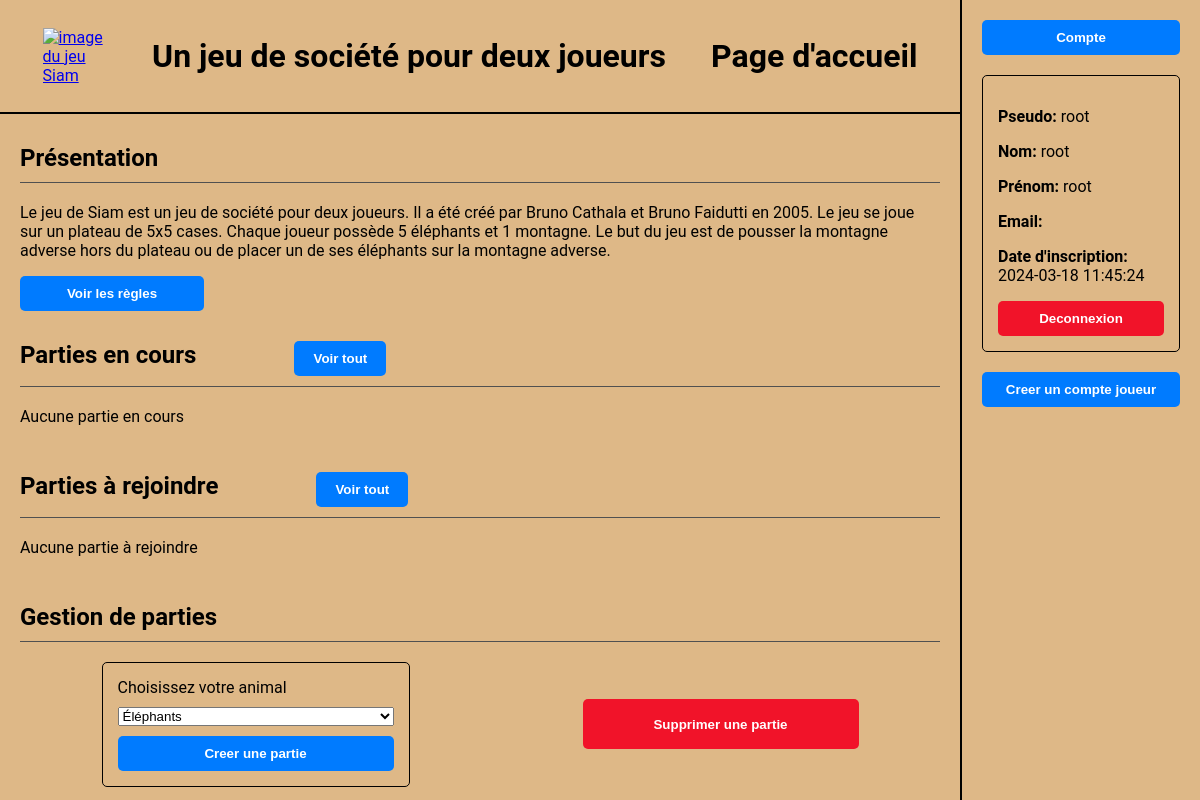
The page /pages/home_page.php (signed in) on the database as committed earlier.
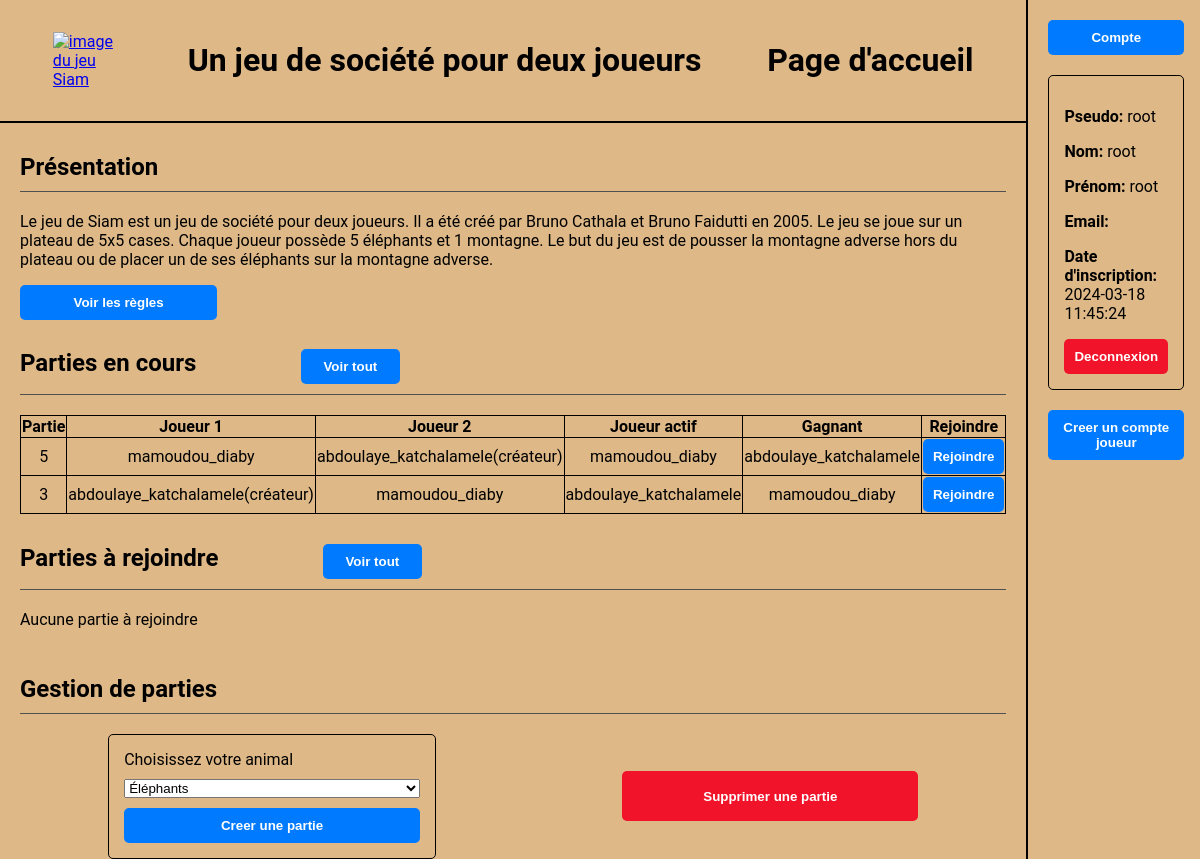
The same page on the database as committed later.
### tables this page shows
CREATE TABLE Game (
  game_ID INTEGER PRIMARY KEY AUTOINCREMENT,
  board TEXT,
  last_move TEXT,
  player1 TEXT,
  player2 TEXT,
  winner TEXT,
  active_player TEXT,
  launcher TEXT,
  launch_date DATE,
  FOREIGN KEY (player1) REFERENCES User(username),
  FOREIGN KEY (player2) REFERENCES User(username),
  FOREIGN KEY (winner) REFERENCES User(username),
  FOREIGN KEY (active_player) REFERENCES User(username),
  FOREIGN KEY (launcher) REFERENCES User(username)
);

### pages/home_page.php (the view, shortened to what this page needs)
<?php
if (isset($_SESSION['username'])) {
  try {
    $db = new PDO('sqlite:../datas/data_base.db');
  } catch (PDOException $e) {
    echo "Échec de la connexion", $e->getMessage();
    $db = null;
    exit();
  }
  $query = "SELECT * FROM Game WHERE player1 IS NULL OR player2 IS NULL ORDER BY launch_date DESC LIMIT 5";
  $stmt = $db->query($query);
  $join_results = $stmt->fetchAll(PDO::FETCH_ASSOC);
  if ($_SESSION['is_admin'] == 1) {
    $query = "SELECT * FROM Game ORDER BY launch_date DESC LIMIT 5";
    $stmt = $db->prepare($query);
  } else {
    $query = "SELECT * FROM Game WHERE player1=:username OR player2=:username ORDER BY launch_date DESC LIMIT 5";
    $stmt = $db->prepare($query);
    $stmt->bindValue(':username', $_SESSION['username'], PDO::PARAM_STR);
  }
  $stmt->execute();
  $play_results = $stmt->fetchAll(PDO::FETCH_ASSOC);
} else {
  header('Location: login_page.php');
  exit();
}
?>
<!DOCTYPE html>
<html lang="fr">
<head>
  <link rel="stylesheet" href="../styles/style2.css">
</head>
<body>
  <header>
    <a href="home_page.php"><img src="../images/siam.jpeg" alt="image du jeu Siam"></a>
    <h1>Un jeu de société pour deux joueurs</h1>
    <h1>Page d'accueil</h1>
  </header>
  <section>
    <div>
      <h2>Présentation</h2>
      <p>Le jeu de Siam est un jeu de société pour deux joueurs. Il a été créé par Bruno Cathala et Bruno Faidutti en 2005. Le jeu se joue sur un plateau de 5x5 cases. Chaque joueur possède 5 éléphants et 1 montagne. Le but du jeu est de pousser la montagne adverse hors du plateau ou de placer un de ses éléphants sur la montagne adverse.</p>
      <button id="rules" onclick="window.location.href='rules_page.php'">Voir les règles</button>
    </div>
    <div>
      <h2>
        Parties en cours
        <button class="small_buttons" onclick="window.location.href='in_progress_games_page.php'">Voir tout</button>
      </h2>
      <?php
      if (empty($play_results)) {
        echo "<p>Aucune partie en cours</p>";
      } else {
        echo "<table>";
        echo "<tr><th>Partie</th><th>Joueur 1</th><th>Joueur 2</th><th>Joueur actif</th><th>Gagnant</th><th>Rejoindre</th></tr>";
        foreach ($play_results as $row) {
          echo "<tr>";
          echo "<td>{$row['game_ID']}</td>";
          echo "<td>{$row['player1']}" . (($row['player1'] === $row['launcher']) ? "(créateur)" : "") . "</td>";
          echo "<td>{$row['player2']}" . (($row['player2'] === $row['launcher']) ? "(créateur)" : "") . "</td>";
          echo "<td>{$row['active_player']}</td>";
          echo "<td>{$row['winner']}</td>";
          echo "<td><button onclick=\"window.location.href='game_page.php?id={$row['game_ID']}'\">Rejoindre</button></td>";
          echo "</tr>";
        }
        echo "</table>";
      }
      ?>
    </div>
    <div>
      <h2>
        Parties à rejoindre
        <button class="small_buttons" onclick="window.location.href='waiting_games_page.php'">Voir tout</button>
      </h2>
      <?php
      if (empty($join_results)) {
        echo "<p>Aucune partie à rejoindre</p>";
      }
      ?>
    </div>
    <div>
      <h2>Gestion de parties</h2>
      <div id="forms">
        <form method="post" action="../api/create_game_api.php" class="form">
          <label for="player">Choisissez votre animal</label>
          <select name="player">
            <option value="1">Éléphants</option>
          </select>
          <button type="submit">Creer une partie</button>
        </form>
        <?php if ($_SESSION['is_admin']) {
          echo "<button class='red_buttons' onclick='window.location.href=\"delete_games_page.php\"'>Supprimer une partie</button>";
        } ?>
      </div>
    </div>
  </section>
  <aside>
    <button onclick="window.location.href='account_page.php'">Compte</button>
    <div>
      <?php
      echo "<p><strong>Pseudo:</strong> {$_SESSION['username']}</p>";
      echo "<p><strong>Nom:</strong> {$_SESSION['last_name']}</p>";
      echo "<p><strong>Prénom:</strong> {$_SESSION['first_name']}</p>";
      echo "<p><strong>Email:</strong> {$_SESSION['email']}</p>";
      echo "<p><strong>Date d'inscription:</strong> {$_SESSION['registration_date']}</p>";
      ?>
      <button class='red_buttons' onclick="window.location.href='../api/logout_api.php'">Deconnexion</button>
    </div>
    <?php
    if ($_SESSION['is_admin']) {
      echo "<button onclick=\"window.location.href='enroll_page.php'\">Creer un compte joueur</button>";
    }
    ?>
  </aside>
</body>
</html>

### styles/style2.css (style rules this page uses)
body { background-color: burlywood; font-family: 'Roboto', sans-serif; margin: 0; min-height: 100vh; display: grid; grid-template-columns: 4fr 1fr; grid-template-rows: 1fr 6fr; }
header { grid-column: 1; grid-row: 1; display: flex; justify-content: space-around; align-items: center; padding: 0 20px; border-bottom: 2px solid #000; }
section { grid-column: 1; grid-row: 2; display: flex; flex-direction: column; padding: 0 20px; }
aside { grid-column: 2; grid-row: 1 / span 2; display: flex; flex-direction: column; border-left: 2px solid #000; padding: 20px; row-gap: 20px; }
h2 { padding: 10px 0; border-bottom: 1px solid #505050; box-sizing: border-box; }
img { width: 100%; height: 100%; object-fit: contain; }
a { width: 7%; }
.form { display: flex; flex-direction: column; justify-content: space-between; row-gap: 10px; width: 30%; padding: 15px; border: 1px solid #000; border-radius: 5px; }
button { background-color: #007bff; color: white; font-weight: bold; display: inline; width: 100%; border: none; border-radius: 5px; padding: 10px; cursor: pointer; }
#rules { width: 20%; }
.small_buttons { width: 10%; margin-left: 10%; }
.red_buttons { background-color: #f11329; }
#forms>button { height: 50px; width: 30%; }
aside>div { row-gap: 10px; border: 1px solid #000; padding: 15px; border-radius: 5px; }
#forms { display: flex; align-items: center; justify-content: space-around; gap: 10px; }
table { width: 100%; border-collapse: collapse; }
th, td { border: 1px solid #000; text-align: center; }

Rows that differ between the two databases and show on the page:
added game: game_ID "5", player1 "mamoudou_diaby", player2 "abdoulaye_katchalamele", shows "(créateur)", active_player "mamoudou_diaby", winner "abdoulaye_katchalamele"
added game: game_ID "3", player1 "abdoulaye_katchalamele", shows "(créateur)", player2 "mamoudou_diaby", active_player "abdoulaye_katchalamele", winner "mamoudou_diaby"
Other text that changed with them:
text no longer shown: "Aucune partie en cours"
text now shown: "Partie Joueur 1 Joueur 2 Joueur actif Gagnant Rejoindre"
